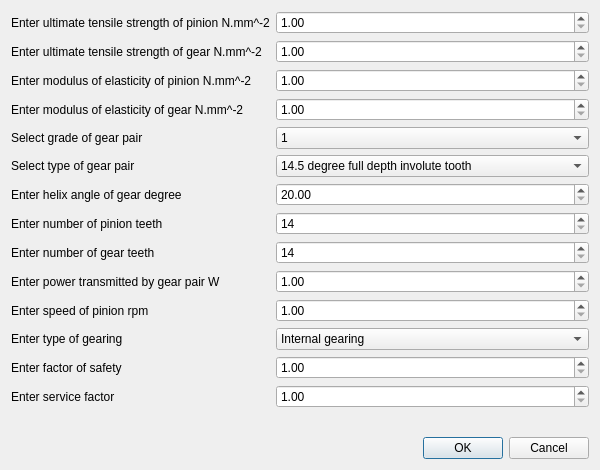
<?xml version="1.0" encoding="UTF-8"?>
<ui version="4.0">
 <class>Dialog</class>
 <widget class="QDialog" name="Dialog">
  <property name="geometry">
   <rect>
    <x>0</x>
    <y>0</y>
    <width>600</width>
    <height>470</height>
   </rect>
  </property>
  <property name="minimumSize">
   <size>
    <width>600</width>
    <height>470</height>
   </size>
  </property>
  <property name="maximumSize">
   <size>
    <width>600</width>
    <height>470</height>
   </size>
  </property>
  <property name="windowTitle">
   <string>Design Data</string>
  </property>
  <layout class="QGridLayout" name="gridLayout">
   <item row="0" column="0">
    <layout class="QFormLayout" name="formLayout">
     <item row="0" column="0">
      <widget class="QLabel" name="pinionStrengthLabel">
       <property name="text">
        <string>Enter ultimate tensile strength of pinion N.mm^-2</string>
       </property>
      </widget>
     </item>
     <item row="0" column="1">
      <widget class="QDoubleSpinBox" name="pinionStrength">
       <property name="minimum">
        <double>1.000000000000000</double>
       </property>
       <property name="maximum">
        <double>10000000.000000000000000</double>
       </property>
      </widget>
     </item>
     <item row="1" column="0">
      <widget class="QLabel" name="gearStrengthLabel">
       <property name="text">
        <string>Enter ultimate tensile strength of gear N.mm^-2</string>
       </property>
      </widget>
     </item>
     <item row="1" column="1">
      <widget class="QDoubleSpinBox" name="gearStrength">
       <property name="minimum">
        <double>1.000000000000000</double>
       </property>
       <property name="maximum">
        <double>10000000.000000000000000</double>
       </property>
      </widget>
     </item>
     <item row="2" column="0">
      <widget class="QLabel" name="pinionElasticityLabel">
       <property name="text">
        <string>Enter modulus of elasticity of pinion N.mm^-2</string>
       </property>
      </widget>
     </item>
     <item row="2" column="1">
      <widget class="QDoubleSpinBox" name="pinionElasticity">
       <property name="minimum">
        <double>1.000000000000000</double>
       </property>
       <property name="maximum">
        <double>10000000.000000000000000</double>
       </property>
      </widget>
     </item>
     <item row="3" column="0">
      <widget class="QLabel" name="gearElasticityLabel">
       <property name="text">
        <string>Enter modulus of elasticity of gear N.mm^-2</string>
       </property>
      </widget>
     </item>
     <item row="3" column="1">
      <widget class="QDoubleSpinBox" name="gearElasticity">
       <property name="minimum">
        <double>1.000000000000000</double>
       </property>
       <property name="maximum">
        <double>10000000.000000000000000</double>
       </property>
      </widget>
     </item>
     <item row="4" column="0">
      <widget class="QLabel" name="gradeLabel">
       <property name="text">
        <string>Select grade of gear pair</string>
       </property>
      </widget>
     </item>
     <item row="4" column="1">
      <widget class="QComboBox" name="grade">
       <item>
        <property name="text">
         <string>1</string>
        </property>
       </item>
       <item>
        <property name="text">
         <string>2</string>
        </property>
       </item>
       <item>
        <property name="text">
         <string>3</string>
        </property>
       </item>
       <item>
        <property name="text">
         <string>4</string>
        </property>
       </item>
       <item>
        <property name="text">
         <string>5</string>
        </property>
       </item>
       <item>
        <property name="text">
         <string>6</string>
        </property>
       </item>
       <item>
        <property name="text">
         <string>7</string>
        </property>
       </item>
       <item>
        <property name="text">
         <string>8</string>
        </property>
       </item>
       <item>
        <property name="text">
         <string>9</string>
        </property>
       </item>
       <item>
        <property name="text">
         <string>10</string>
        </property>
       </item>
       <item>
        <property name="text">
         <string>11</string>
        </property>
       </item>
       <item>
        <property name="text">
         <string>12</string>
        </property>
       </item>
      </widget>
     </item>
     <item row="5" column="0">
      <widget class="QLabel" name="profileLabel">
       <property name="text">
        <string>Select type of gear pair</string>
       </property>
      </widget>
     </item>
     <item row="5" column="1">
      <widget class="QComboBox" name="profile">
       <item>
        <property name="text">
         <string>14.5 degree full depth involute tooth</string>
        </property>
       </item>
       <item>
        <property name="text">
         <string>20 degree full depth involute tooth</string>
        </property>
       </item>
       <item>
        <property name="text">
         <string>20 degree stub involute tooth</string>
        </property>
       </item>
      </widget>
     </item>
     <item row="6" column="0">
      <widget class="QLabel" name="helixAngleLabel">
       <property name="text">
        <string>Enter helix angle of gear degree</string>
       </property>
      </widget>
     </item>
     <item row="6" column="1">
      <widget class="QDoubleSpinBox" name="helixAngle">
       <property name="minimum">
        <double>20.000000000000000</double>
       </property>
       <property name="maximum">
        <double>35.000000000000000</double>
       </property>
       <property name="singleStep">
        <double>0.500000000000000</double>
       </property>
      </widget>
     </item>
     <item row="7" column="0">
      <widget class="QLabel" name="pinionTeethLabel">
       <property name="text">
        <string>Enter number of pinion teeth</string>
       </property>
      </widget>
     </item>
     <item row="7" column="1">
      <widget class="QSpinBox" name="pinionTeeth">
       <property name="minimum">
        <number>14</number>
       </property>
       <property name="maximum">
        <number>300</number>
       </property>
      </widget>
     </item>
     <item row="8" column="0">
      <widget class="QLabel" name="gearTeethLabel">
       <property name="text">
        <string>Enter number of gear teeth</string>
       </property>
      </widget>
     </item>
     <item row="8" column="1">
      <widget class="QSpinBox" name="gearTeeth">
       <property name="minimum">
        <number>14</number>
       </property>
       <property name="maximum">
        <number>300</number>
       </property>
      </widget>
     </item>
     <item row="9" column="0">
      <widget class="QLabel" name="powerLabel">
       <property name="text">
        <string>Enter power transmitted by gear pair W</string>
       </property>
      </widget>
     </item>
     <item row="9" column="1">
      <widget class="QDoubleSpinBox" name="power">
       <property name="minimum">
        <double>1.000000000000000</double>
       </property>
       <property name="maximum">
        <double>1000000.000000000000000</double>
       </property>
      </widget>
     </item>
     <item row="10" column="0">
      <widget class="QLabel" name="pinionRpmLabel">
       <property name="text">
        <string>Enter speed of pinion rpm</string>
       </property>
      </widget>
     </item>
     <item row="10" column="1">
      <widget class="QDoubleSpinBox" name="pinionRpm">
       <property name="minimum">
        <double>1.000000000000000</double>
       </property>
       <property name="maximum">
        <double>10000.000000000000000</double>
       </property>
      </widget>
     </item>
     <item row="11" column="0">
      <widget class="QLabel" name="gearingLabel">
       <property name="text">
        <string>Enter type of gearing</string>
       </property>
      </widget>
     </item>
     <item row="11" column="1">
      <widget class="QComboBox" name="gearing">
       <item>
        <property name="text">
         <string>Internal gearing</string>
        </property>
       </item>
       <item>
        <property name="text">
         <string>External gearing</string>
        </property>
       </item>
      </widget>
     </item>
     <item row="12" column="0">
      <widget class="QLabel" name="safetyFactorLabel">
       <property name="text">
        <string>Enter factor of safety</string>
       </property>
      </widget>
     </item>
     <item row="12" column="1">
      <widget class="QDoubleSpinBox" name="safetyFactor">
       <property name="minimum">
        <double>1.000000000000000</double>
       </property>
       <property name="maximum">
        <double>10.000000000000000</double>
       </property>
      </widget>
     </item>
     <item row="13" column="0">
      <widget class="QLabel" name="serviceFactorLabel">
       <property name="text">
        <string>Enter service factor</string>
       </property>
      </widget>
     </item>
     <item row="13" column="1">
      <widget class="QDoubleSpinBox" name="serviceFactor">
       <property name="minimum">
        <double>1.000000000000000</double>
       </property>
       <property name="maximum">
        <double>10.000000000000000</double>
       </property>
      </widget>
     </item>
    </layout>
   </item>
   <item row="1" column="0">
    <widget class="QDialogButtonBox" name="buttonBox">
     <property name="orientation">
      <enum>Qt::Horizontal</enum>
     </property>
     <property name="standardButtons">
      <set>QDialogButtonBox::Cancel|QDialogButtonBox::Ok</set>
     </property>
    </widget>
   </item>
  </layout>
 </widget>
 <resources/>
 <connections>
  <connection>
   <sender>buttonBox</sender>
   <signal>accepted()</signal>
   <receiver>Dialog</receiver>
   <slot>accept()</slot>
   <hints>
    <hint type="sourcelabel">
     <x>248</x>
     <y>254</y>
    </hint>
    <hint type="destinationlabel">
     <x>157</x>
     <y>274</y>
    </hint>
   </hints>
  </connection>
  <connection>
   <sender>buttonBox</sender>
   <signal>rejected()</signal>
   <receiver>Dialog</receiver>
   <slot>reject()</slot>
   <hints>
    <hint type="sourcelabel">
     <x>316</x>
     <y>260</y>
    </hint>
    <hint type="destinationlabel">
     <x>286</x>
     <y>274</y>
    </hint>
   </hints>
  </connection>
 </connections>
</ui>
